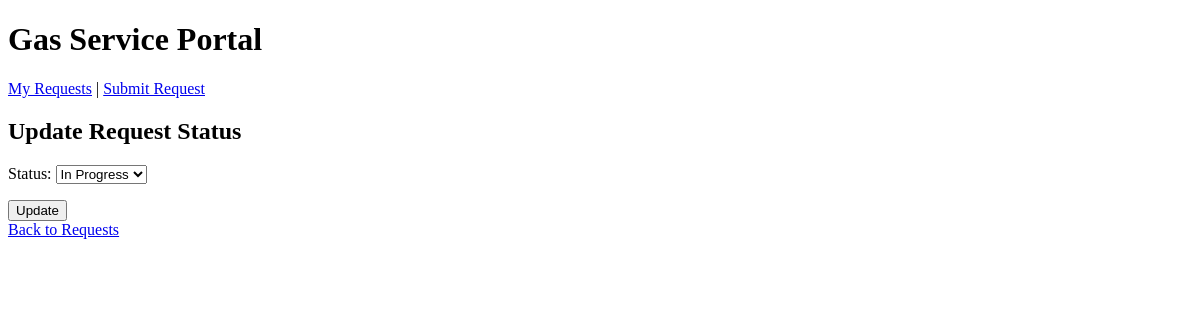
The app's page /1/update/ (signed in), older data.
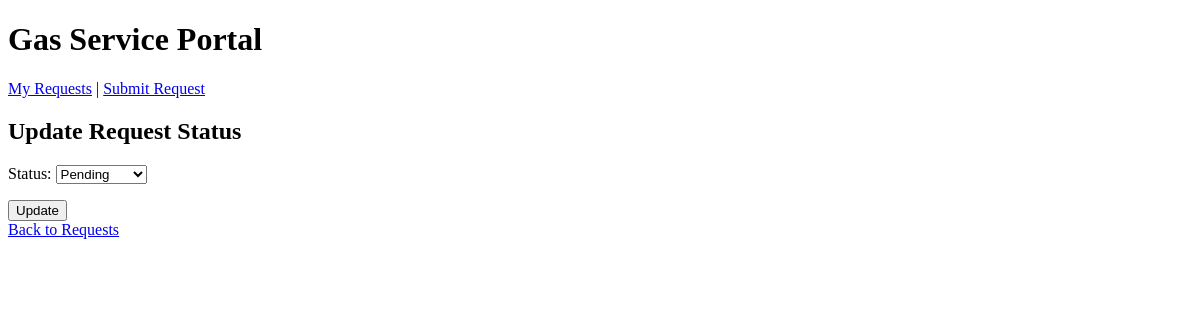
The same page, newer data.
### service_requests/models.py (models this page shows, shortened)
class ServiceRequest(models.Model):
    STATUS_CHOICES = [
        ('pending', 'Pending'),
        ('in_progress', 'In Progress'),
        ('resolved', 'Resolved'),
    ]
    user = models.ForeignKey(User, on_delete=models.CASCADE)
    request_type = models.CharField(max_length=100)
    description = models.TextField()
    attachment = models.FileField(upload_to='attachments/', blank=True, null=True)
    status = models.CharField(max_length=20, choices=STATUS_CHOICES, default='pending')
    created_at = models.DateTimeField(auto_now_add=True)
    updated_at = models.DateTimeField(auto_now=True)

### service_requests/views.py (the view)
# urls.py: path('<int:pk>/update/', ServiceRequestUpdateView.as_view(), name='request_update'),
class ServiceRequestUpdateView(LoginRequiredMixin, UserPassesTestMixin, UpdateView):
    model = ServiceRequest
    fields = ['status']
    template_name = 'service_requests/request_update.html'
    success_url = reverse_lazy('request_list')
    def test_func(self):
        return self.request.user.is_staff

### service_requests/templates/service_requests/request_update.html (shortened to what this page needs)
{% extends "base.html" %}
{% block content %}
<h2>Update Request Status</h2>
<form method="post">
    {{ form.as_p }}
    <button type="submit">Update</button>
</form>
<a href="{% url 'request_list' %}">Back to Requests</a>
{% endblock %}

Row changes from the older to the newer data that the page shows:
changed ServiceRequest: status "In Progress" → "Pending"
